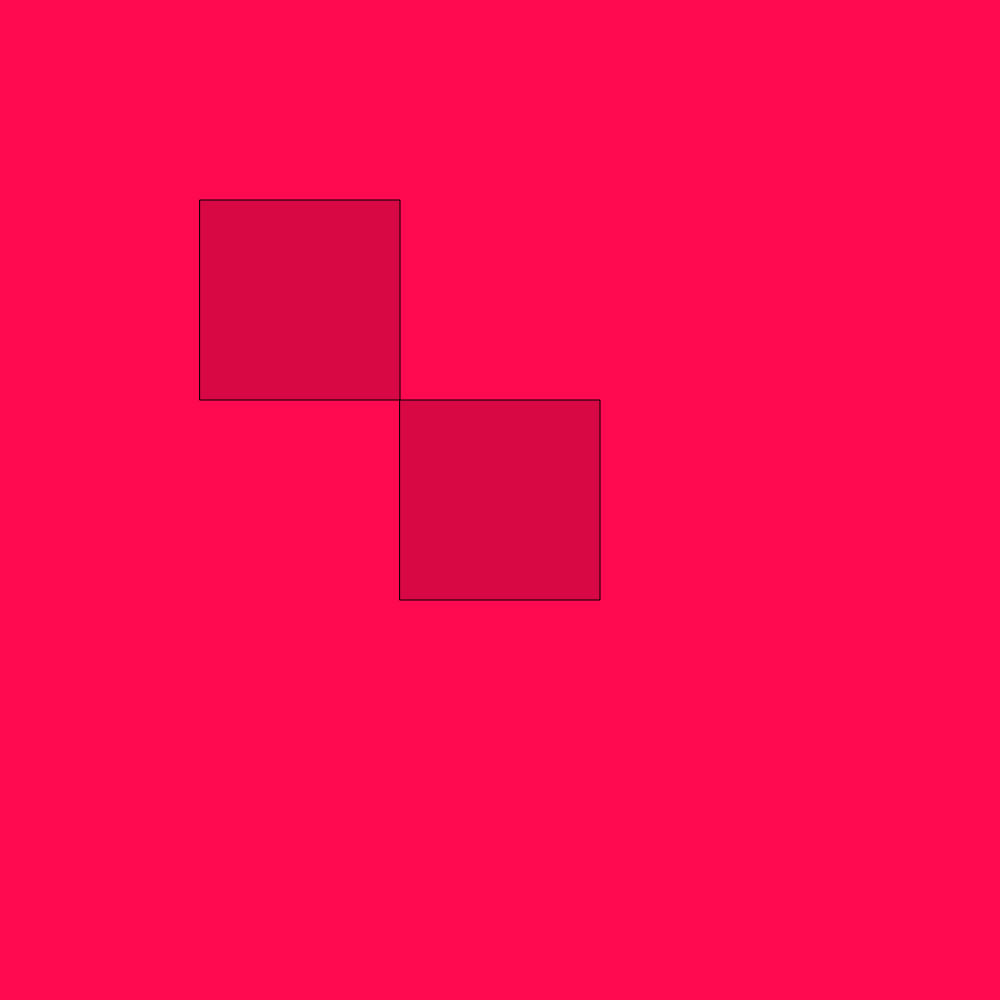
Frame 1 (no input)
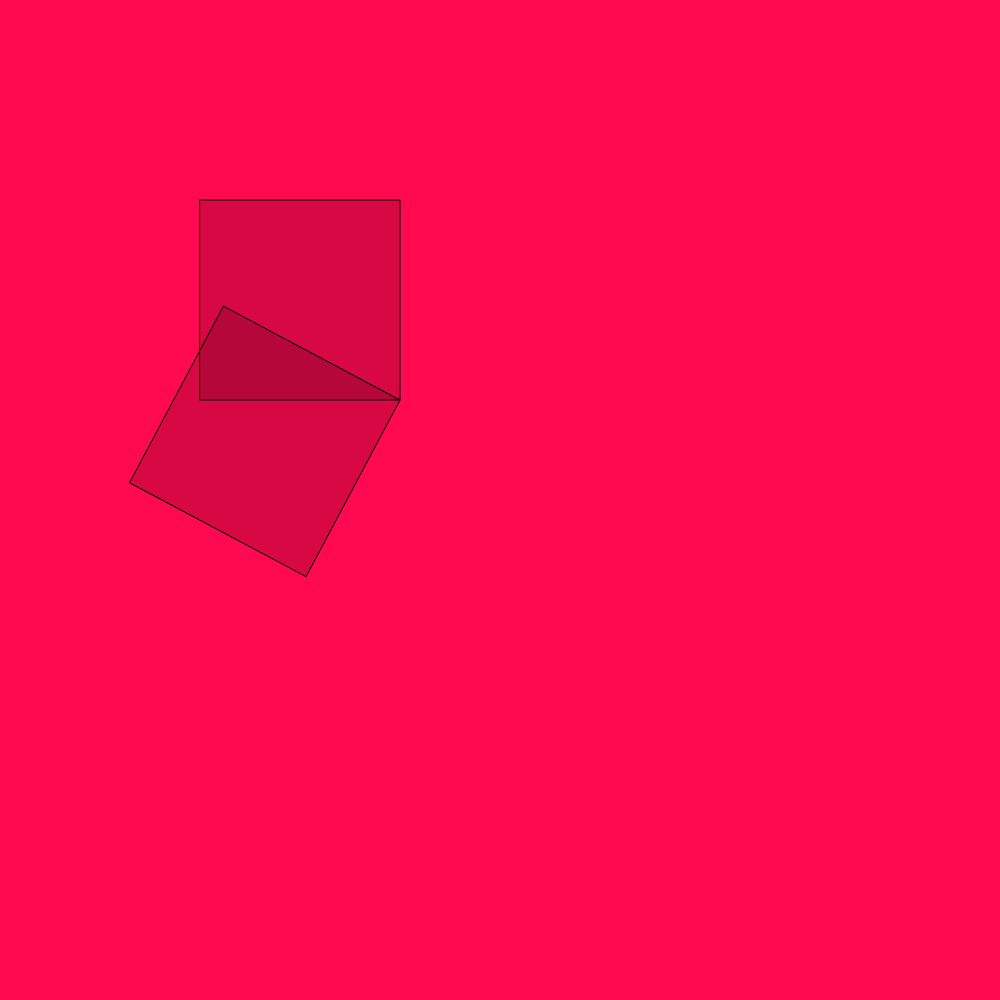
Frame 60 (no input)
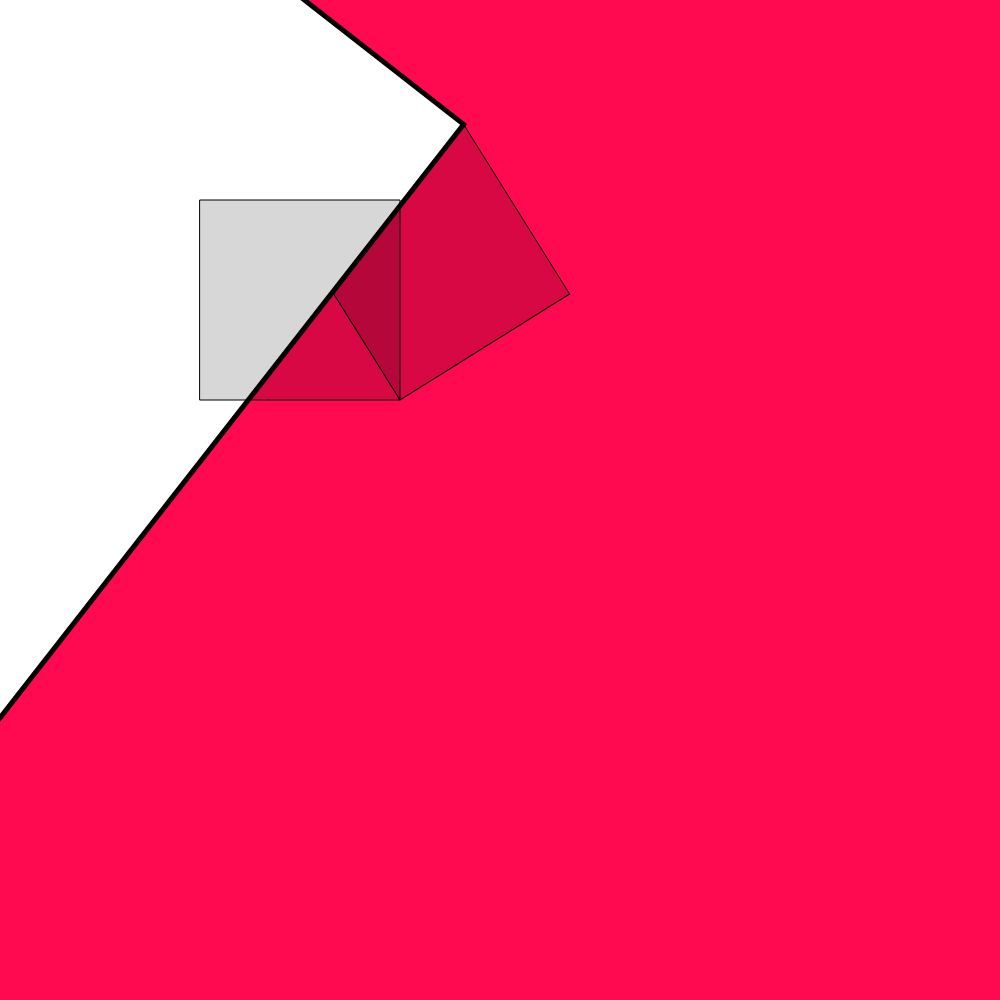
Frame 120 (the mouse pressed at the canvas centre since frame 60)

The p5.js sketch that drew these frames (run headless with seeded random() and noise() and a simulated clock; from frame 60 on, the mouse is pressed at the canvas centre):

// p5.js sketch
// ── sketch.js
var counter = 0;
var counter2 = 0;
var speed = 2;
var speed2 = 10;


function setup(){
    createCanvas(1000, 1000);  
    //rectMode(CENTER);
}

function draw(){
    background(255, 10, 80);
    
    
    fill(0, 40);
    push();
        translate(400, 400);
        rotate(radians(counter));
        rect(0, 0, 200, 200);
        push();
            fill(255);
            translate(200, 200);
            scale(mouseX/100);
            rotate(radians(counter2));
            rect(0, 0, 200, 200);
        pop();
    pop();
    
    push();
        translate(200,200);
        //scale(-1, 1);
        rect(0, 0, 200, 200);
    pop();
    
    counter+= speed;
    counter2-= speed2;
    
}
